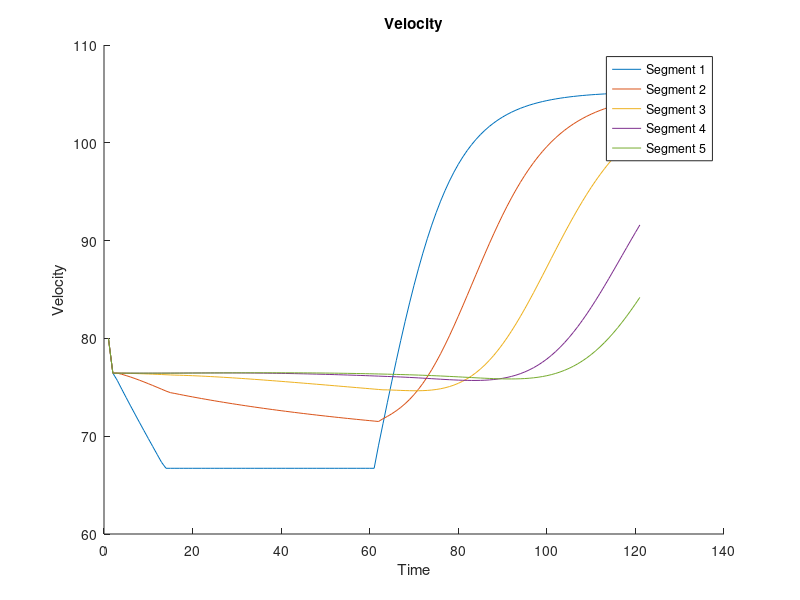
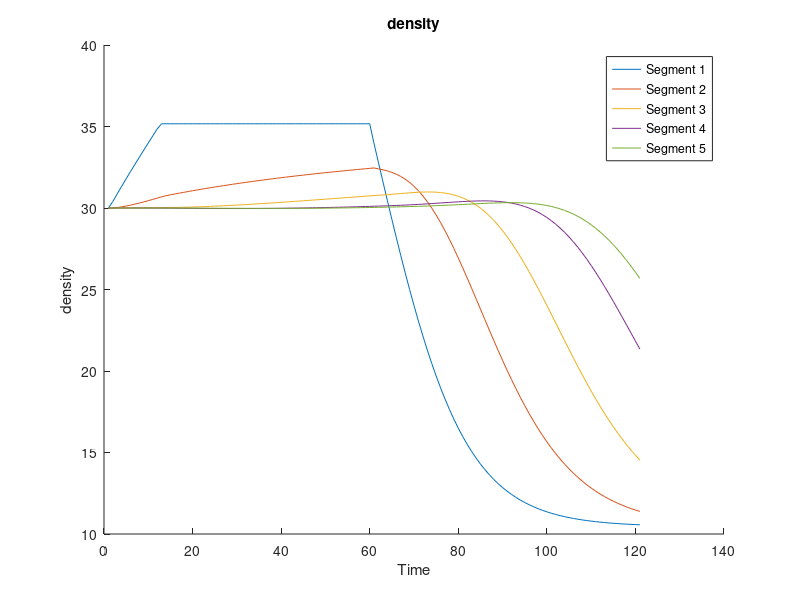

Source code (MATLAB) for these figures, in order:
% Student dependent variables
Da = [4 6 5];
Db = [1 8 8];
E1 = Da(1) + Db(1);
E2 = Da(2) + Db(2);
E3 = Da(3) + Db(3);

% Constants
global TAU MU Cr RHOm ALPHA K A Vf RHOc T L LAMBDA;
TAU = 10;
MU = 80;
Cr = 2000;
RHOm = 120;
ALPHA = 0.1;
K = 10;
A = 2;
Vf = 110;
RHOc = 33.5 + E1/3;
T = 10;
L = 10000;
LAMBDA = 3;

% functions
function [qi rhonext] = nextrho(rhoi, qprev, qr, vi)
    global LAMBDA T L RHOc;
    qi = LAMBDA*rhoi*vi;
    rhonext = min([rhoi + (T/(LAMBDA*L))*(qprev - qi + qr) RHOc]);
end


function vnext = nextv(vi, vprev, rhonext, rhoi, VSL)
    global ALPHA Vf A RHOc T TAU L MU K;
    Vi = min([(1+ALPHA)*VSL; Vf*exp((-1/A)*(rhoi/RHOc)^A)]);
    posterm = vi + (T/TAU)*(Vi - vi) + (T/L)*vi*(vprev - vi);
    negterm = ((MU * T * (rhonext - rhoi))/(TAU * L * (rhoi + K)));
    vnext = posterm - negterm;
end

% Simulation
rho = zeros(5, 120);
v = zeros(5, 120);
rho(:,1) = 30 * ones(5,1);
v(:,1) = 80 * ones(5,1);

for k=1:120
    if k < 60
        q0 = 7000 + 100*E2;
    else
        q0 = 2000 + 100*E3;
    end
    
    [qi, rho(1,k+1)] = nextrho(rho(1,k), q0, 0, v(1, k));
    v(1, k+1) = nextv(v(1, k), v(1,k), rho(1+1, k), rho(1, k), 120);

    for i=2:4
        [qi, rho(i,k+1)] = nextrho(rho(i,k), qi, 0, v(i, k));
        v(i, k+1) = nextv(v(i, k), v(i-1,k), rho(i+1, k), rho(i, k), 120);
    end

    [qi, rho(5,k+1)] = nextrho(rho(5,k), qi, 0, v(i, k));
    v(5, k+1) = nextv(v(5, k), v(5-1,k), rho(5, k), rho(5,k), 120);
end

%plotting
figure()
title('Velocity')
xlabel('Time')
ylabel('Velocity')
hold on
for i=1:5
    plot(v(i,:))
end
legend('Segment 1', 'Segment 2', 'Segment 3', 'Segment 4', 'Segment 5')


figure()
title('density')
xlabel('Time')
ylabel('density')
hold on
for i=1:5
    plot(rho(i,:))
end
legend('Segment 1', 'Segment 2', 'Segment 3', 'Segment 4', 'Segment 5')
